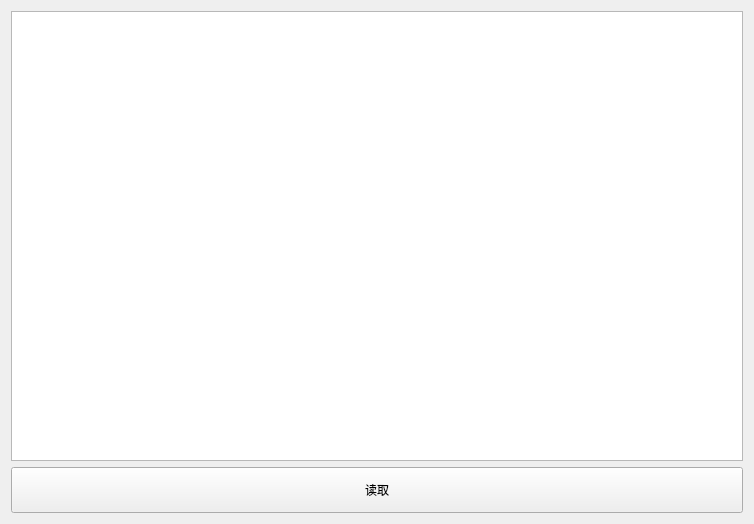
<?xml version="1.0" encoding="UTF-8"?>
<ui version="4.0">
 <class>seeCase</class>
 <widget class="QWidget" name="seeCase">
  <property name="geometry">
   <rect>
    <x>0</x>
    <y>0</y>
    <width>754</width>
    <height>524</height>
   </rect>
  </property>
  <property name="windowTitle">
   <string>查看事件</string>
  </property>
  <layout class="QGridLayout" name="gridLayout">
   <item row="0" column="0">
    <widget class="QTextBrowser" name="textBrowser"/>
   </item>
   <item row="1" column="0">
    <widget class="QPushButton" name="pb_read">
     <property name="minimumSize">
      <size>
       <width>0</width>
       <height>46</height>
      </size>
     </property>
     <property name="text">
      <string>读取</string>
     </property>
    </widget>
   </item>
  </layout>
 </widget>
 <resources/>
 <connections/>
</ui>
